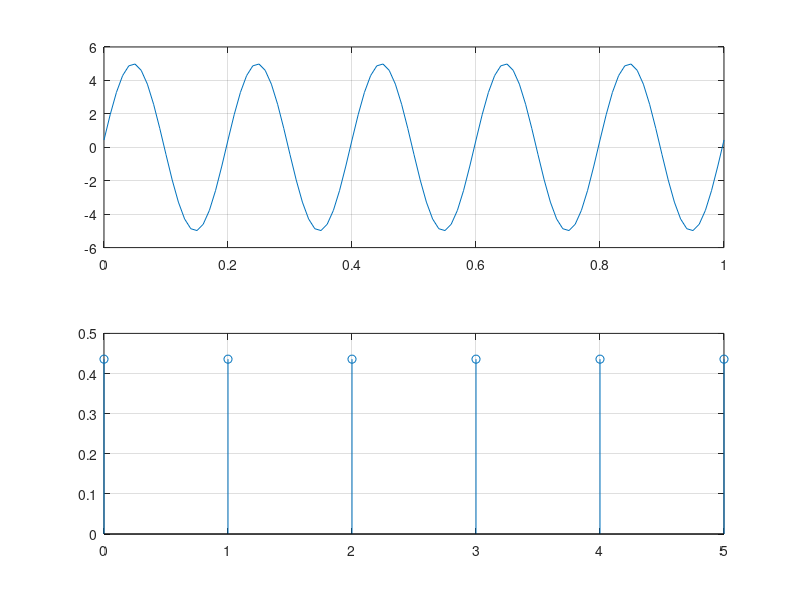

The MATLAB source for this figure:
clc; close all; clear all;
%% smapling sine
a= input('enter the amplitude: ');
f= input('enter the frequency: ');
c =input('enter the number of cycle: ');
phi= input('enetr the phase diff: ');
phi= phi*(pi)/180;
T=c/f;
t=0:T/100:T;
g=a*sin(2*pi*f*t+phi);

fs=input('enter the smapling freq: ');
N=fs*(c)/f;
n=0:N;
g1=a*sin(2*pi*f*(n)/fs+phi);
subplot(211)

plot(t,g)
x=c-0.1;
y=a+0.5;
text(x, y,'frequency=')
grid on
subplot(212)
stem(n,g1)
grid on
